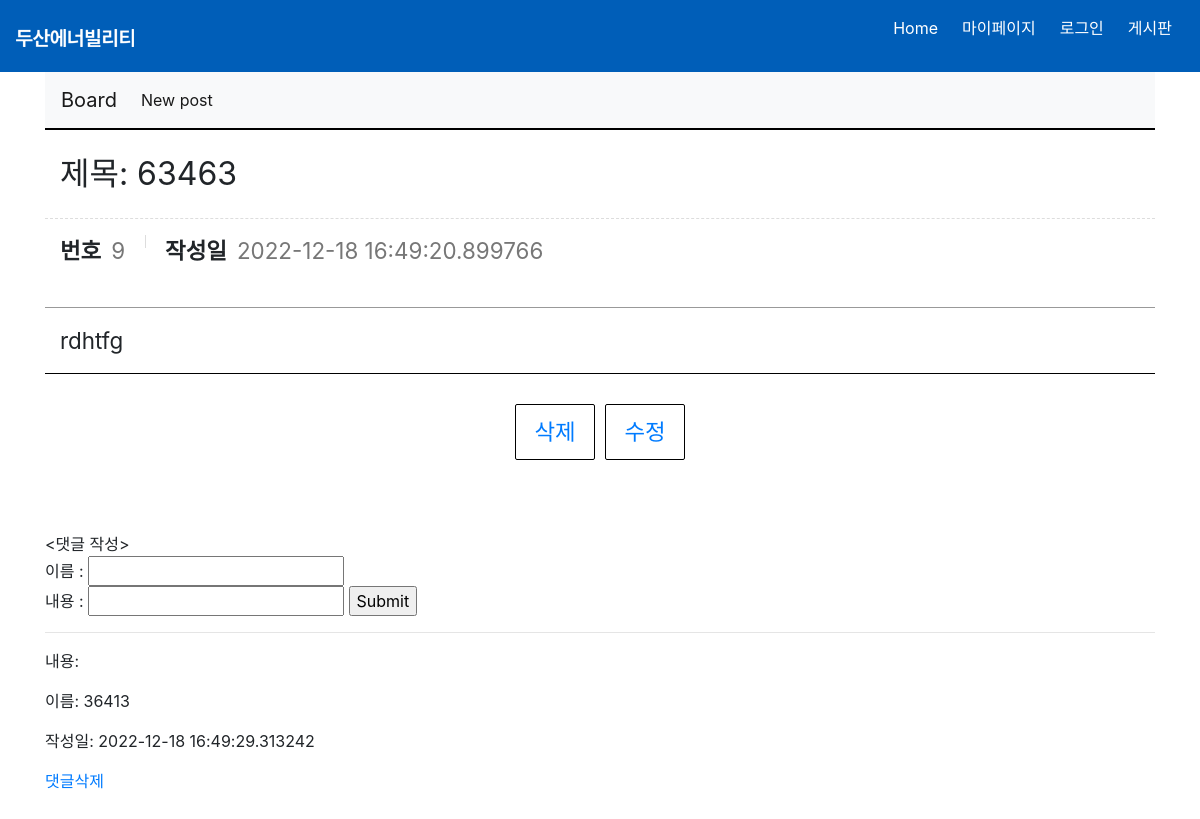
The page /posts/9 on the database as committed earlier.
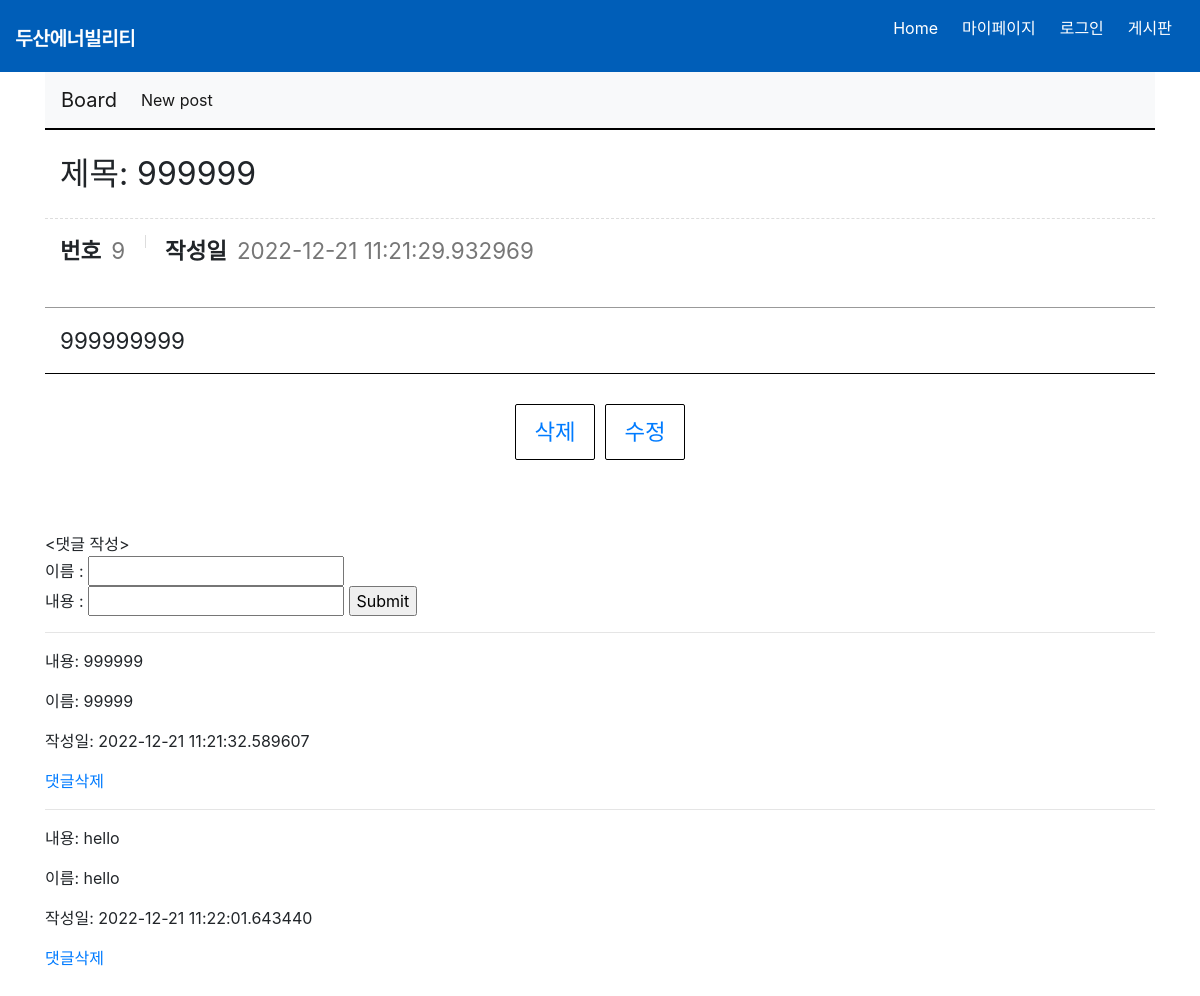
The same page on the database as committed later.
### website/models.py (models this page shows, shortened)
class Post(db.Model):
    __tablename__ = "posts"
    id = db.Column(db.Integer, primary_key=True)
    title = db.Column(db.String, nullable=False)
    content = db.Column(db.String, nullable=False)
    created_at = db.Column(db.DateTime)
    comments = db.relationship('Comment',backref='post')

class Comment(db.Model):
    __tablename__ ='comments'
    id = db.Column(db.Integer, primary_key=True)
    content = db.Column(db.String)
    post_id = db.Column(db.Integer, db.ForeignKey('posts.id'))
    created_at = db.Column(db.DateTime)
    creator = db.Column(db.String)

### website/board_views.py (the view)
@board_views.route('/posts/<int:id>')
def read(id):
    post = Post.query.get(id)
    return render_template('board_read.html',post=post)

### website/templates/board_read.html (shortened to what this page needs)
{% extends 'base2.html' %}
{% block body_block %}
    <div class="board_view_wrap">
        <div class="board_view">
            <div class="title">
                제목: {{post.title}}
            </div>
            <div class="info">
                <dl>
                    <dt>번호</dt>
                    <dd>{{post.id}}</dd>
                </dl>
                <dl>
                    <dt>작성일</dt>
                    <dd>{{post.created_at}}</dd>
                </dl>
            </div>
            <div class="cont">
                {{post.content}}
            </div>
        </div>
        <div class="bt_wrap">
            <a href="/posts/{{post.id}}/delete">삭제</a>
            <a href="/posts/{{post.id}}/edit">수정</a>
        </div>
    </div>
    <br>
    <br>
    <form action="/posts/{{post.id}}/comments" method='POST'>
    </br><댓글 작성></br>
        이름 : <input type="text" name="creator" /></br>
        내용 :   <input type="text" name="content"/>
        <input type='submit'/>
    </form>
    {% for comment in post.comments %}
    <hr>
        <p>내용: {{comment.content}} </p>
        <p>이름: {{comment.creator}}</p>
        <p>작성일: {{comment.created_at}}</p>
        <a href="/comment/{{comment.id}}/delete">댓글삭제</a>
        <br>
    {% endfor %}
{% endblock %}

Rows that differ between the two databases and show on the page:
removed Comment: creator "36413", created_at "2022-12-18 16:49:29.313242"
changed Post id 9: title "63463" → "999999"; created_at "2022-12-18 16:49:20.899766" → "2022-12-21 11:21:29.932969"; content "rdhtfg" → "999999999"
added Comment: content "999999", creator "99999", created_at "2022-12-21 11:21:32.589607"
now on this page (row edited): Comment: content "hello", creator "hello", created_at "2022-12-21 11:22:01.643440"
